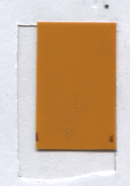
#> input picture test_data/test_film_in/cal/100/2003_before_001.tif, 130 x 186 px
$ python -i film_process.py   (imports and definitions only)
#> lines starting #> are read from the running program, lines starting #| are printed output that depends on the picture; after the words box and inside, x2 and y2 are one past the last pixel; in counts of white or black regions, pixels touching at a corner belong together
#> further down, picture is the input picture: shape (186, 130, 3); mean B, G, R 149.7, 176.8, 204.9
# ==============================================================================
# This is a tool for automatically processing radiochromic film by Chris Williams
#
# It is targetted at processing small film samples that are uniformly irradiated
#
#
#
#
#
# ==============================================================================

import os

import pickle as pickle
import glob
import pathlib
import yaml
import re
import datetime

from scipy import misc
import scipy.ndimage as ndimage
from scipy import odr
import cv2
from skimage.filters import threshold_otsu
from skimage import morphology as mph

import numpy as np
import matplotlib.pyplot as plt
import pandas as pd
from typing import Union, Tuple, List, Optional, Any, Type
import imageio.v3 as iio

import logging

logger = logging.getLogger(__name__)
# [1 line not run here, left out]
#ch = logging.StreamHandler()
#ch.setLevel(logging.DEBUG)
#if len(logger.handlers) == 0:
#    logger.addHandler(ch)

# %%
# ==============================================================================
# Settings
# The user should (and must for the program to work) change these
# variables to reflect the parameters of the measurement.
# Directories should point to existing directories
# All directories should be separated with a '/', not a '\'
#
# The window or dynamic window must be chosen according to the image files
# that are to be processed. However, only one of those two options is necessary
#
# For each measurement batch there are other settings that need to be entered
# in the form of an index.txt, which is located in the source directory along
# with the images. An example index file should be avaiable. If not, there is
# a detailed description of how to write one in the indexing section.
#
#
# ==============================================================================


#
# [9 lines left out: function load_image, not called in this run]


# %%
# Identify the film region in a scanned image
def make_film_mask(im):
    bim = im[:, :, 2]
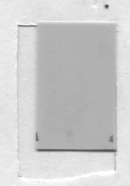
#> bim: shape (186, 130); min 58, max 255, mean 204.9
    val = threshold_otsu(bim)
#> val = 201
    m = (bim > 0) & (bim < val)
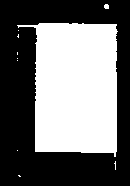
#> m: shape (186, 130) bool; 43.8% white; 10 white regions (8 under 20 px), largest, box (x1, y1, x2, y2) and area: (17, 23, 118, 157) 10531, (104, 4, 109, 9) 22
    m = mph.remove_small_holes(m)
    m = mph.remove_small_objects(m)
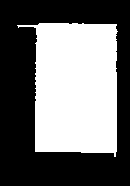
#> m: shape (186, 130) bool; 43.6% white; 1 white region, box (x1, y1, x2, y2) and area: (17, 23, 118, 157) 10531
    m = ndimage.binary_erosion(m, iterations=8)
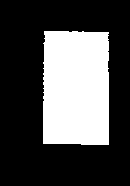
#> m: shape (186, 130) bool; 30.5% white; 1 white region, box (x1, y1, x2, y2) and area: (43, 31, 109, 145) 7379
    #    if logging:
    #        plt.imshow(bim*~m)
    #        plt.show()
    return m


# %%
# Herein the ROI is found dynamically according to sorcerous calculations
# return bounds as two absolute pixel values
# [583 lines left out: functions make_roi, threshold, multi_threshold, enumerate_mask_grid, array_file_process, file_process and 14 more, not called in this run]

# %%

def crop_to_film(im):
    # this needs to have code that crops an image file to the section that contains film.
    return im


# %%
# This class allows the creation of a calibration function.
# By calling get_dose(R), it is possible to manually check the dose for a specific strip

# class functions, it is possible to apply the generated function to

class Calibration:
    name: str = ''
    calibration_folder: Union[os.PathLike, str] = None
    D: np.array = None
    R: np.array = None
    sigma: np.array = None
    a: float = None
    b: float = None
    fit_cov = None
    p = None


    # Initiate the calibration
    # Requires the name parameter, which represents the calibration function
    # If the name has previously been used, loads the calibration function for that name
    # If keywords in the form of R,D and sigma are passed
    # create a new calibration function overwriting the existing one
    # [45 lines left out: functions __init__, new_calibration, fit_function, not called in this run]

    # Log function. This is quite bad
    #    return a+b*R/np.log(R)
    # Exponential function. ok fit
    #        return a*R*np.exp(b*R)

    # Rational function with a power argument. For science.
    #        return a*R/(1+b*R)
    # something funky
    #        return a*np.power(R,b)/(1-np.log(R*c))

    # Calling this function returns the dose for a given reflectance, according to the calibration function.
    def get_dose(self, R):
        return self.fit_function([self.a, self.b], R)

    def get_a_err(self, R):
        return self.fit_sd[0] / self.a

    def get_b_err(self, R):
        return R * self.fit_sd[1] / (1 + self.b * R)

    def get_fit_err(self, R):
        return np.sqrt(self.get_a_err(R) ** 2 + self.get_b_err(R) ** 2)

    def get_exp_err(self, R, sigma):
        return sigma / R / (1 + self.b * R)

    def get_total_err(self, R, sigma):
        return np.sqrt(self.get_a_err(R) ** 2 + self.get_b_err(R) ** 2 + self.get_exp_err(R, sigma) ** 2)

    # Save the calibration function to disk.
    # Todo not robust
    # [52 lines left out: functions save_calibration, load_calibration, show_calibration, show_fit_uncertainty, not called in this run]


    def __repr__(self):
        return f"Calibration - {self.name}. a={self.a} b={self.b}"


# [135 lines left out: functions process_measurements_single, process_measurements_array, folder_to_measurements, process_folder, plot_calibrations, test_windows, not called in this run]


def extract_single_float(x):
    return re.sub('[^\d|\.]','', x)


# [53 lines left out: functions merge_dicts, load_yml_settings, process_multiple_folders, run_script, not called in this run]


# [17 lines not run here, left out]

>>> import cv2
>>> picture = cv2.imread('test_data/test_film_in/cal/100/2003_before_001.tif')
>>> result = make_film_mask(picture)
